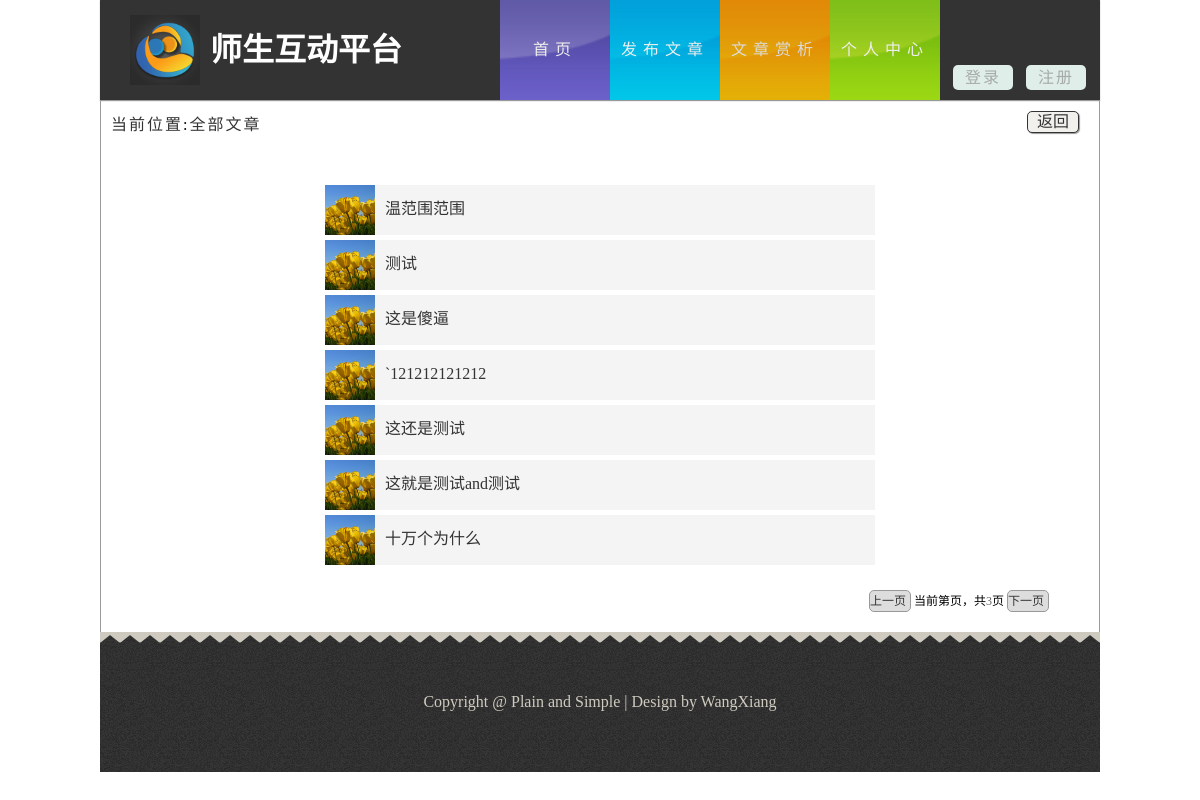
The page /paragraph.php on the database its author committed.
### tables this page shows
CREATE TABLE `tb_paragraph` (
  `para_id` int(11) NOT NULL AUTO_INCREMENT,
  `para_content` varchar(10000) NOT NULL,
  `para_publish` int(20) DEFAULT NULL COMMENT '发布时间',
  `para_title` varchar(255) NOT NULL,
  `para_kind` varchar(255) DEFAULT NULL,
  `para_video` varchar(255) DEFAULT NULL,
  `para_picture` varchar(255) DEFAULT NULL,
  `account` varchar(255) DEFAULT NULL,
  `count_read` int(10) DEFAULT '0',
  `count_send` int(10) DEFAULT '0',
  `count_discuss` int(10) DEFAULT '0',
  `type` varchar(10) DEFAULT NULL,
  PRIMARY KEY (`para_id`)
);

### public/paragraph.php (the view, shortened to what this page needs)
<?php
	$re = mysql_query("SELECT count(*) from tb_paragraph");
	$rs = mysql_fetch_array($re);
	$numrows = $rs[0];
	$pagesize = 7;
	$pages = intval($numrows/$pagesize);
	if($numrows%$pagesize){
		$pages++;
	}
	if (isset($_GET['page'])) {
		$page = intval($_GET['page']);
	}else{
		$page = 1;
	}
	$offset = $pagesize*($page-1);
?>
<!DOCTYPE html>
<html lang="zh-cn">
<head>
	<link rel="stylesheet" href="css/style.css">
</head>
<body>
    <header id="header">
	    <div class="sec">
		    <h1 class="logo">师生互动平台</h1>
			<nav class="link">
			    <ul class="o-nav">
			        <li><a href="index.php" class="s-bc">首页</a></li>
				    <li><a href="addarticle.php" class="f-bc">发布文章</a></li>
				    <li class="active"><a href="<?php echo $_SERVER["PHP_SELF"].'?'.'page='.'1'; ?>" class="w-bc">文章赏析</a></li>
				    <li><a href="setinfo.php" class="d-bc">个人中心</a></li>
			    </ul>
				<div class="dz">
				    <ul>
					<?php
						if(isset($_COOKIE["name"])){
							echo "<div class=\"dlz\">Hi:<a href=\"setinfo.php\"><span>".$_COOKIE["name"]." </span></a><a href=\"logout.php\">[退出]</a></div>";
						}else{
					?>
					   <li><a href="login.php">登录</a></li>
					   <li><a href="register.php">注册</a></li>
					<?php
						}
					?>
					</ul>
				</div>
			</nav>
		</div>
	</header>
    <div id="content" style="width:998px;border:1px solid #999;height:530px;padding:0">
	    <div class="wk zylb" style="background:#fff;">
		    <div class="wz">
			    <a href="javascript:void(0);">当前位置</a>:<a href="javascript:void(0);">全部文章</a>
			</div>
		    <div class="return">
			    <a href="index.php" style=" color:#333">返回</a>
			</div>
			<div class="ssym">
			    <div class="sszs">
			        <?php
			        	$result = mysql_query("SELECT * FROM tb_paragraph order by para_id desc limit $offset,$pagesize");
			        	while ($row = mysql_fetch_array($result)) {
			        		echo "<div class=\"ssjg\">";
				        	echo 	"<div class=\"fbr\">";
					        echo		"<img src=\"img/Tulip.jpg\"/>";
					    	echo 	"</div>";
					    	echo	"<div class=\"bt\">";
					        echo		"<a href=\"#\">".$row['para_title']."</a>";
					    	echo 	"</div>";
				    		echo "</div>";
			        	}
			        ?>
			    </div>
				<div class="pages" style="margin-top:0">
			    <a id="prev" href="paragraph.php">上一页</a>
					当前第<span><?php $i = explode('=',$_SERVER["QUERY_STRING"]); echo $i[1]; ?></span>页，共<span id="ispan"><?php echo $pages; ?></span>页
				<a id="next" href="paragraph.php">下一页</a>
			</div>
			</div>
		</div>
	</div>
	<footer>
	    <div class="footer">
		      Copyright @ Plain and Simple | Design by WangXiang
		</div>
	</footer>
</body>
</html>

### public/css/style.css (style rules this page uses)
body,ul,h1 { margin:0; padding:0; }
.wk { width:998px; height:420px; }
.zylb { height:531px; background:#cecabf; }
.zylb>.wz { display:inline-block; margin:10px 0 0 10px; letter-spacing:2px; }
.zylb>.return { float:right; width:50px; height:20px; line-height:20px; border:1px solid #333; border-radius:5px; text-align:center; margin:10px 20px 0 0; display:inline-block; box-shadow:1px 1px 1px #999; background:#f1f0ec; }
.zylb .pages { float:right;font-size:12px;margin-right:50px;margin-top:30px; }
.zylb .pages>a { width:40px;line-height:20px;color:#333;background:#dddddd;border-radius:5px;display:inline-block;border:1px solid #999; }
.zylb .pages>span { color:#666 }
.return>a { color:#333; }
#header { width:100%; height:100px; background-color:#fff; }
ul { list-style:none; }
a { text-decoration:none;color:#333 }
.sec { width:1000px; height:100px; background-color:#333; margin:0 auto; box-shadow:0 1px 1px #999; position:relative; z-index:9999; }
.logo { background:url(../img/logo.png) no-repeat; background-size:70px 70px; width:330px; height:70px; text-indent:80px; float:left; margin-left:30px; margin-top:15px; color:#fff; line-height:70px; }
#header .link { float:right; height:100px; width:600px; text-align:center; line-height:100px; letter-spacing:6px; }
#header .o-nav li { float:left; width:110px; }
#header .o-nav li>a { display:block; color:#eee; }
#header .s-bc { background:url(../img/bg1.png) no-repeat; background-size:110px 100px; }
#header .f-bc { background:url(../img/bg2.png) no-repeat; background-size:110px 100px; }
#header .d-bc { background:url(../img/bg3.png) no-repeat; background-size:110px 100px; }
#header .w-bc { background:url(../img/bg4.png) no-repeat; background-size:110px 100px; }
#header .o-nav li>a:hover,#header .o-nav .active>a { opacity:0.9; }
#header .dz>ul>li { width:60px; float:left; color:#eee; line-height:25px; margin-left:13px; }
#header .dz>ul>li>a { display:block; background-color:#dfeee9; border-radius:5px; margin-top:65px; color:#a6aaa8; letter-spacing:2px; }
#content { background:#cecabf; width:1000px; height:auto; margin:0 auto; padding-bottom:30px; }
footer { margin:0 auto; width:1000px; background:#cecabf; }
.footer { background:url(../img/footer.png); width:1000px; height:140px; color:#d0cbc0; text-align:center; line-height:140px; font-family:SimHei; }
.ssym { margin-top:50px;margin-bottom:30px; }
.ssym .ssjg { width:550px;margin:0 auto;background:#f4f4f4;margin-bottom:5px; }
.ssym .sszs { height:405px;overflow-y:hidden }
.ssym .ssjg .fbr { width:50px; height:50px; overflow:hidden; display:inline-block;vertical-align:middle;margin-right:10px; }
.ssym .ssjg .fbr img { width:50px; }
.ssym .ssjg .bt { display:inline-block; }

### rows shown on the page
tb_paragraph: para_title "温范围范围"
tb_paragraph: para_title "测试"
tb_paragraph: para_title "这是傻逼"
tb_paragraph: para_title "`121212121212"
tb_paragraph: para_title "这还是测试"
tb_paragraph: para_title "这就是测试and测试"
tb_paragraph: para_title "十万个为什么"

### other values the page prints
$pages "3"
